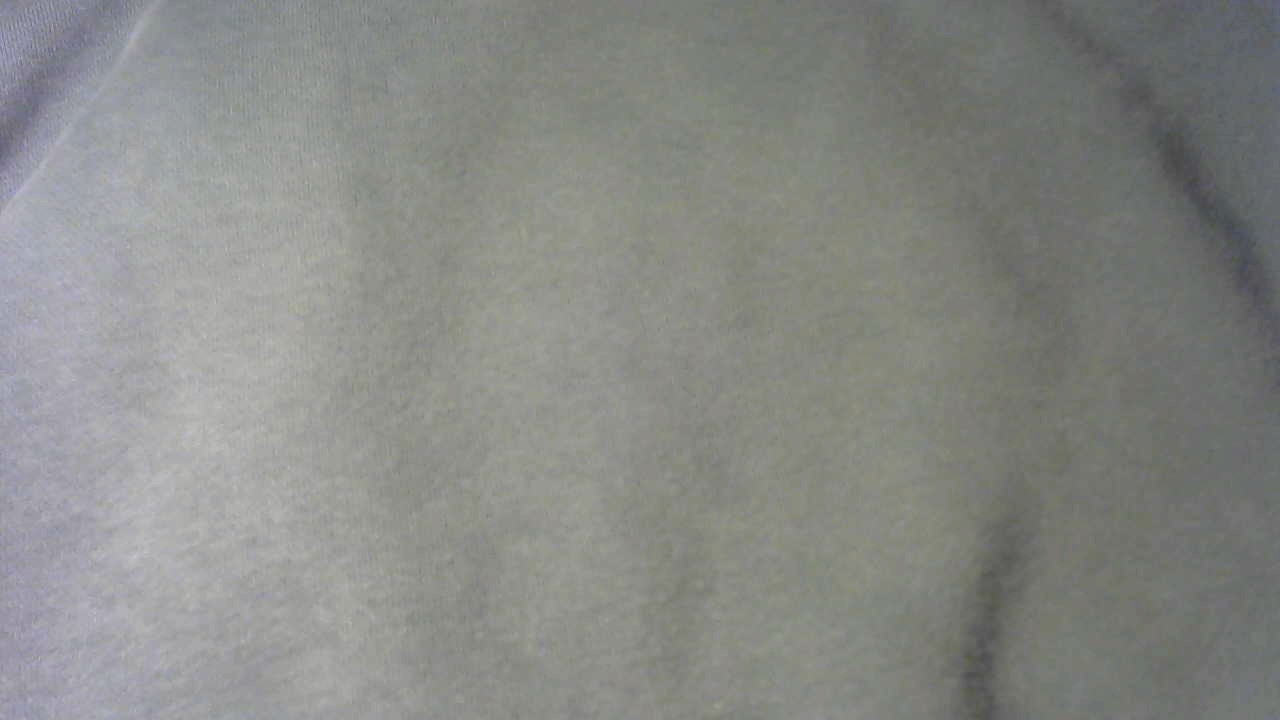
#> input picture ambient/0.jpg, 1280 x 720 px, given in place of the camera
$ python test.py
#> lines starting #> are read from the running program, lines starting #| are printed output that depends on the picture; after the words box and inside, x2 and y2 are one past the last pixel; in counts of white or black regions, pixels touching at a corner belong together
import cv2
import numpy as np
cap = cv2.VideoCapture(0)
while(cap.isOpened()):
    ret, img = cap.read()
#> img is the input picture: shape (720, 1280, 3); mean B, G, R 133.9, 137.2, 135.8
    gray = cv2.cvtColor(img, cv2.COLOR_BGR2GRAY)
    blur = cv2.GaussianBlur(gray, (5, 5), 0)
    ret, thresh1 = cv2.threshold(blur, 127, 255, 0)
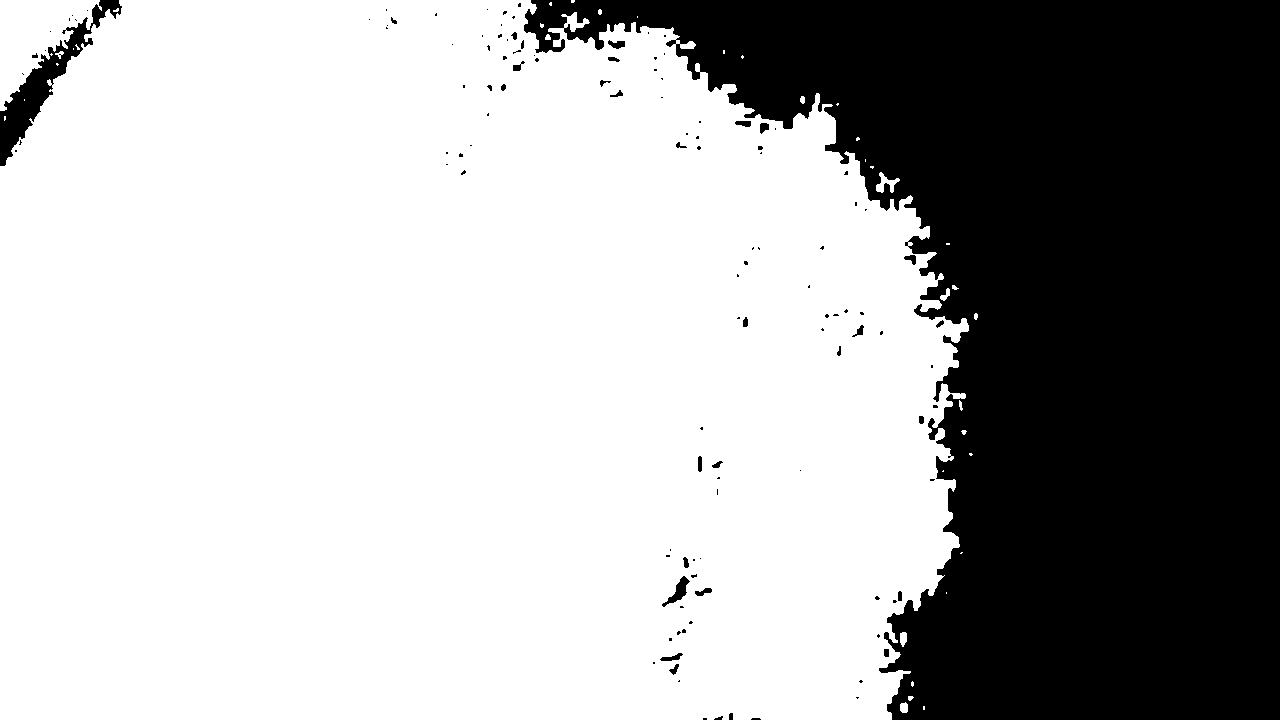
#> thresh1: shape (720, 1280); 67.9% white; 124 black regions (92 under 20 px)

    contours = cv2.findContours(thresh1, 1, 2)
#> contours = 166 contours, 122 with area under 20; largest, box (x1, y1, x2, y2) and area: (0, 0, 969, 720) 618873, (0, 0, 102, 111) 5364, (661, 575, 691, 608) 320, (876, 172, 900, 193) 172, (607, 39, 626, 50) 118

    max_area = 0
    #img = cv2.drawContours(img, contours, 3, (0,255,0), 3)

    cnt = contours[0]
#> cnt has the same summary as contours

#> (the run stopped early here; a loop or call above may not have finished)
